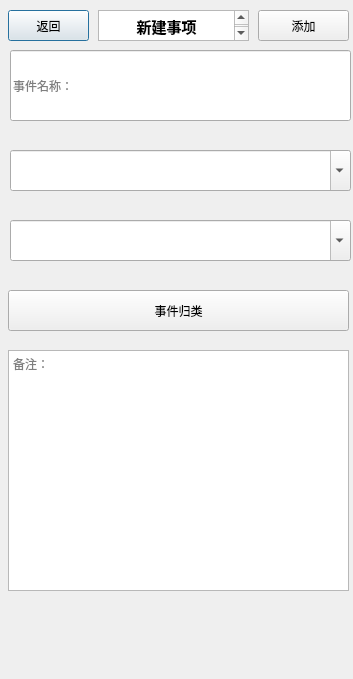
<?xml version="1.0" encoding="UTF-8"?>
<ui version="4.0">
 <class>Dialog</class>
 <widget class="QDialog" name="Dialog">
  <property name="geometry">
   <rect>
    <x>0</x>
    <y>0</y>
    <width>353</width>
    <height>679</height>
   </rect>
  </property>
  <property name="windowTitle">
   <string>Dialog</string>
  </property>
  <widget class="QPushButton" name="back">
   <property name="geometry">
    <rect>
     <x>8</x>
     <y>10</y>
     <width>81</width>
     <height>31</height>
    </rect>
   </property>
   <property name="text">
    <string>返回</string>
   </property>
  </widget>
  <widget class="QPushButton" name="range">
   <property name="geometry">
    <rect>
     <x>8</x>
     <y>290</y>
     <width>341</width>
     <height>41</height>
    </rect>
   </property>
   <property name="text">
    <string>事件归类</string>
   </property>
  </widget>
  <widget class="QPushButton" name="add">
   <property name="geometry">
    <rect>
     <x>258</x>
     <y>10</y>
     <width>91</width>
     <height>31</height>
    </rect>
   </property>
   <property name="text">
    <string>添加</string>
   </property>
  </widget>
  <widget class="QTextEdit" name="textEdit">
   <property name="geometry">
    <rect>
     <x>98</x>
     <y>10</y>
     <width>151</width>
     <height>31</height>
    </rect>
   </property>
   <property name="html">
    <string>&lt;!DOCTYPE HTML PUBLIC &quot;-//W3C//DTD HTML 4.0//EN&quot; &quot;http://www.w3.org/TR/REC-html40/strict.dtd&quot;&gt;
&lt;html&gt;&lt;head&gt;&lt;meta name=&quot;qrichtext&quot; content=&quot;1&quot; /&gt;&lt;style type=&quot;text/css&quot;&gt;
p, li { white-space: pre-wrap; }
&lt;/style&gt;&lt;/head&gt;&lt;body style=&quot; font-family:'SimSun'; font-size:9pt; font-weight:400; font-style:normal;&quot;&gt;
&lt;p align=&quot;center&quot; style=&quot; margin-top:0px; margin-bottom:0px; margin-left:0px; margin-right:0px; -qt-block-indent:0; text-indent:0px;&quot;&gt;&lt;span style=&quot; font-family:'SimSun'; font-size:11pt; font-weight:600;&quot;&gt;新建事项&lt;/span&gt;&lt;/p&gt;&lt;/body&gt;&lt;/html&gt;</string>
   </property>
  </widget>
  <widget class="QTextEdit" name="remarks">
   <property name="geometry">
    <rect>
     <x>8</x>
     <y>350</y>
     <width>341</width>
     <height>241</height>
    </rect>
   </property>
   <property name="placeholderText">
    <string>备注：</string>
   </property>
  </widget>
  <widget class="QLineEdit" name="name">
   <property name="geometry">
    <rect>
     <x>10</x>
     <y>50</y>
     <width>341</width>
     <height>71</height>
    </rect>
   </property>
   <property name="placeholderText">
    <string>事件名称：</string>
   </property>
  </widget>
  <widget class="DateTimeEdit" name="comboBox">
   <property name="geometry">
    <rect>
     <x>10</x>
     <y>150</y>
     <width>341</width>
     <height>41</height>
    </rect>
   </property>
   <property name="editable">
    <bool>true</bool>
   </property>
  </widget>
  <widget class="DateTimeEdit" name="comboBox_2">
   <property name="geometry">
    <rect>
     <x>10</x>
     <y>220</y>
     <width>341</width>
     <height>41</height>
    </rect>
   </property>
   <property name="editable">
    <bool>true</bool>
   </property>
  </widget>
 </widget>
 <customwidgets>
  <customwidget>
   <class>DateTimeEdit</class>
   <extends>QComboBox</extends>
   <header location="global">date_time_edit.h</header>
  </customwidget>
 </customwidgets>
 <resources/>
 <connections/>
</ui>
